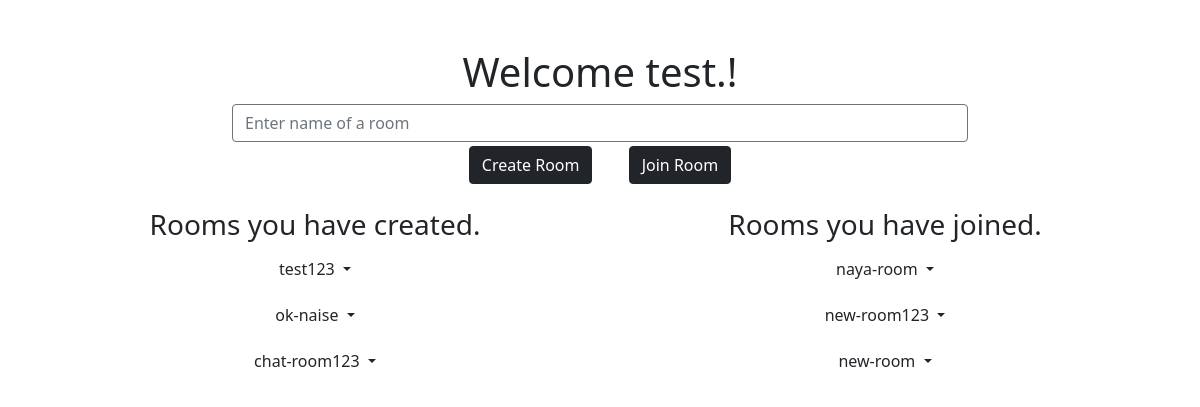
Screenshot of / (signed in) with the database file from the repository.
### main/models.py (models this page shows, shortened)
class Room(models.Model):
    room = models.SlugField(max_length=50, unique=True)
    user_admin = models.ForeignKey(User,on_delete=models.CASCADE)
    approved_users = models.ManyToManyField(User, related_name='approved_users', blank=True)
    pending_requests = models.ManyToManyField(User, related_name='pending_requests', blank=True)
    is_private = models.BooleanField(default=False)
    is_public = models.BooleanField(default=True)
    def __str__(self):
        return self.room

### main/views.py (the view)
# urls.py: path('', views.index, name='homepage'),
@login_required(login_url='login')
def index(request):
    rooms_created = Room.objects.filter(user_admin = request.user)
    user = User.objects.get(username = request.user.username)
    all_rooms_joined = user.approved_users.all()
    rooms_joined = []
    for room in all_rooms_joined:
        if room not in rooms_created:
            rooms_joined.append(room)
    return render(request,
                template_name = 'index.html',
                context={'rooms_created': rooms_created,
                        'rooms_joined': rooms_joined})

### main/templates/index.html (shortened to what this page needs)
{% extends 'base.html' %}
{% block body %}
<div class="container mt-5">
    <h1 class="text-center">Welcome {{request.user}}.!</h1>
    <div class="row justify-content-center">
        <div class="col-8 text-center">
            <input id="room-name-input" type="text" class="form-control border border-secondary" placeholder="Enter name of a room">
        </div>
    </div>
    <div class="row">
        <div class="col-12 text-center">
            <button type="button" id="create-chat-room" class="btn btn-dark mt-1 mx-3" data-toggle="modal" data-target="#ModalCenter">
                Create Room
            </button>
            <button type="button" id="join-chat-room" class="btn btn-dark mt-1 mx-3" onclick="joinRoom()">
                Join Room
            </button>
        </div>
    </div>
    <div class="row mt-4">
        <div class="col-md-6 col-sm-12">
            <h3 class='text-center'> Rooms you have created.</h3>
            {% for room in rooms_created %}
            <div class='text-center'>
                <div class="dropdown my-2">
                    <button class="btn dropdown-toggle" type="" id="dropdownMenuButton" data-toggle="dropdown" aria-haspopup="true" aria-expanded="false">
                      {{room}}
                    </button>
                  </div>
            </div>
            {% endfor %}
        </div>
        <div class="col-md-6 col-sm-12">
            <h3 class='text-center'>Rooms you have joined.</h3>
            {% for room in rooms_joined %}
            <div class='text-center'>
                <div class="dropdown my-2">
                    <button class="btn dropdown-toggle" type="" id="dropdownMenuButton" data-toggle="dropdown" aria-haspopup="true" aria-expanded="false">
                      {{room}}
                    </button>
                  </div>
            </div>
            {% endfor %}
        </div>
    </div>
</div>
{% endblock body %}

### rows the page displays
Room: room "test123"
Room: room "ok-naise"
Room: room "chat-room123"
Room: room "naya-room"
Room: room "new-room123"
Room: room "new-room"

### other values shown
{{ request.user }} "test"
